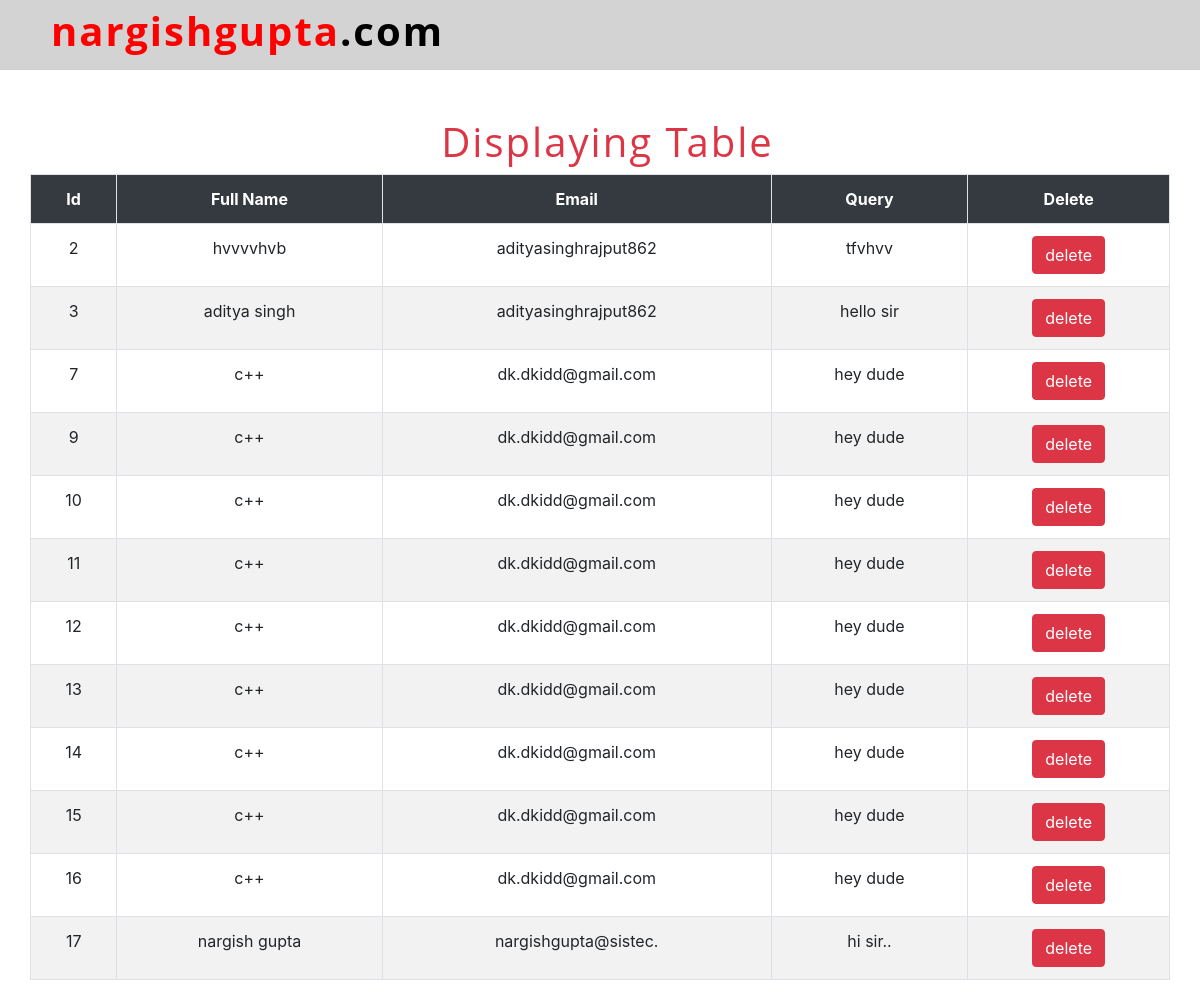
/Display.php, run on the app's committed database.
### tables this page shows
CREATE TABLE `contact` (
  `id` int(10) NOT NULL,
  `fullname` varchar(25) NOT NULL,
  `email` varchar(20) NOT NULL,
  `query` varchar(100) NOT NULL
);

### Display.php (the view, shortened to what this page needs)
<!DOCTYPE html>
<html>
<head>
	<link rel="stylesheet" href="style2.css">
    <link rel="stylesheet" href="https://stackpath.bootstrapcdn.com/bootstrap/4.3.1/css/bootstrap.min.css">
<link rel="stylesheet" href="https://stackpath.bootstrapcdn.com/font-awesome/4.7.0/css/font-awesome.min.css">
</head>
<body>
<section id="nav-bar">
<nav class="navbar navbar-expand-lg  " style="background-color: lightgrey;">
 <a class="navbar-brand" href="#">
    <h1 style=""><b>nargishgupta<span>.com</span></b></h1>
  </a>
</nav>
</section>
<div class="container-fluid">
  <div class="col-lg-12"><br><br>
  	<h1 class="text-center text-danger"> Displaying Table</h1>
  	<table class=" table table-striped table-hover table-bordered ">
  		<tr class="bg-dark text-white text-center">
  			<th> Id</th>
  			<th> Full Name</th>
  			<th> Email</th>
  			<th> Query</th>
  			<th> Delete</th>
  		</tr>
<?php
   include 'conn.php';
	$qry = "select*from contact";
     $query= mysqli_query($con,$qry);
     while($res= mysqli_fetch_array($query))
     {
?>
  		<tr class="text-center">
  			<td> <?php echo $res['id'];  ?></td>
            <td> <?php echo $res['fullname']; ?></td>
            <td> <?php echo $res['email']; ?></td>
            <td> <?php echo $res['query']; ?></td>
            <td><button class="btn-danger btn"> <a href="delete.php?id=<?php echo $res['id'];?>" class="text-white"> delete</a></button></td>
  		</tr>
<?php
}
?>
</table>
  </div>
</div>
</body>
</html>

### style2.css (style rules this page uses)
* { margin:0; padding:0; }
body { font-family: sans-serif; }
.navbar { height: 70px; }
#nav-bar { position: sticky; top:0; z-index:10; }
.navbar-brand { padding-left: 20px; font-weight: 300; }
h1 { font-family: 'Open Sans', sans-serif; color: red; font-weight: 1000; margin-top: 50px; margin-left: 15px; letter-spacing: 2px; }
span { color:black; }

### data on the page
contact: id "2", fullname "hvvvvhvb", email "adityasinghrajput862", query "tfvhvv"
contact: id "3", fullname "aditya singh", email "adityasinghrajput862", query "hello sir"
contact: id "7", fullname "c++", email "dk.dkidd@gmail.com", query "hey dude"
contact: id "9", fullname "c++", email "dk.dkidd@gmail.com", query "hey dude"
contact: id "10", fullname "c++", email "dk.dkidd@gmail.com", query "hey dude"
contact: id "11", fullname "c++", email "dk.dkidd@gmail.com", query "hey dude"
contact: id "12", fullname "c++", email "dk.dkidd@gmail.com", query "hey dude"
contact: id "13", fullname "c++", email "dk.dkidd@gmail.com", query "hey dude"
contact: id "14", fullname "c++", email "dk.dkidd@gmail.com", query "hey dude"
contact: id "15", fullname "c++", email "dk.dkidd@gmail.com", query "hey dude"
contact: id "16", fullname "c++", email "dk.dkidd@gmail.com", query "hey dude"
contact: id "17", fullname "nargish gupta", email "nargishgupta@sistec.", query "hi sir.."
